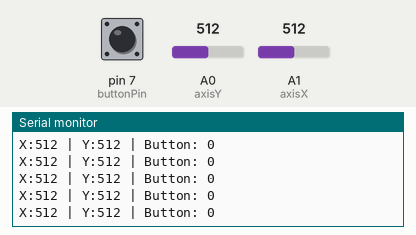
Bench run of a program on a simulated Arduino Uno, built with avr-gcc and run on an emulated ATmega328P. Parts: the last lines printed to the serial monitor. Inputs (shaded band) come from the test bench; at power-on: A0 (axisY) = 512, A1 (axisX) = 512, pin 7 (buttonPin) HIGH.

Above: at 1.2 s.
1.3 s: A0 (axisY) set to 11
At 2.2 s:
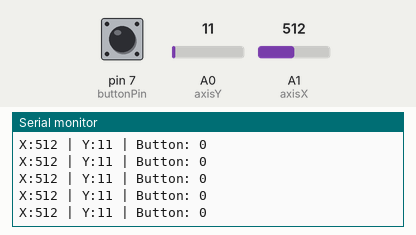
2.8 s: A0 (axisY) set to 8
At 3.6 s:
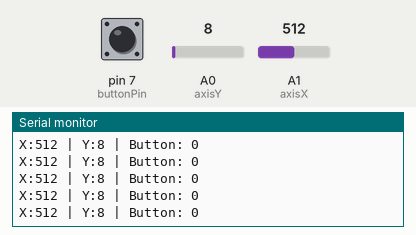
7.3 s: A1 (axisX) set to 110
At 8.0 s:
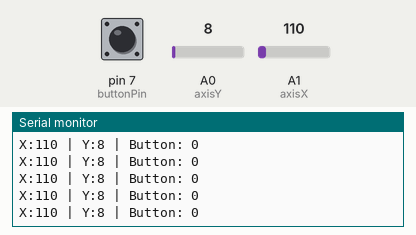
10.3 s: A1 (axisX) set to 88
At 11.0 s:
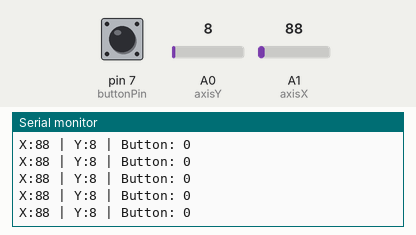
Timing chart, 0 to 13.3 s (numbered marks = the images above; inputs shaded):
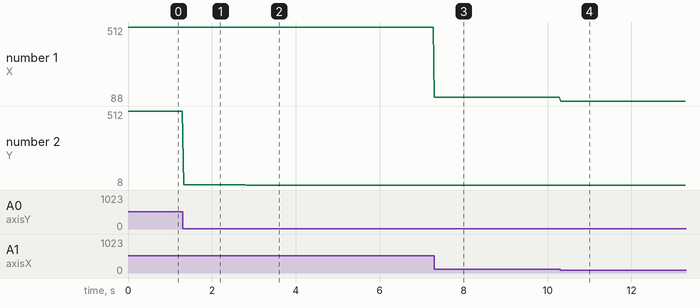

The program:

main.cpp
```cpp
#include <Arduino.h>

const int axisX = A1;  // ось X (VRx) подключена к A1
const int axisY = A0;  // ось Y (VRy) подключена к A0
const int buttonPin = 7;  // кнопка джойстика подключена к D7
int valX, valY, valButton = 0;

void setup() {
    pinMode(buttonPin, INPUT_PULLUP);  // D7 как вход с подтягивающим резистором
    Serial.begin(9600);
}

void loop() {
    valX = analogRead(axisX);   // значение оси X
    valY = analogRead(axisY);   // значение оси Y
    valButton = 1 - digitalRead(buttonPin);  // кнопка (инвертированное значение)
    Serial.print("X:");
    Serial.print(valX, DEC);
    Serial.print(" | Y:");
    Serial.print(valY, DEC);
    Serial.print(" | Button: ");
    Serial.println(valButton, DEC);
    delay(30);
}
```

Measured:
- after the input at 1.3 s, the serial monitor: prints a new line at once (image 1)
- after the input at 2.8 s, the serial monitor: prints a new line at once (image 2)
- after the input at 7.3 s, the serial monitor: prints a new line at once (image 3)
- after the input at 10.3 s, the serial monitor: prints a new line at once (image 4)
- plotted number 1: 512 → 110 after the input at 7.3 s, 110 → 88 after the input at 10.3 s
- plotted number 2: 512 → 11 after the input at 1.3 s, 11 → 8 after the input at 2.8 s
